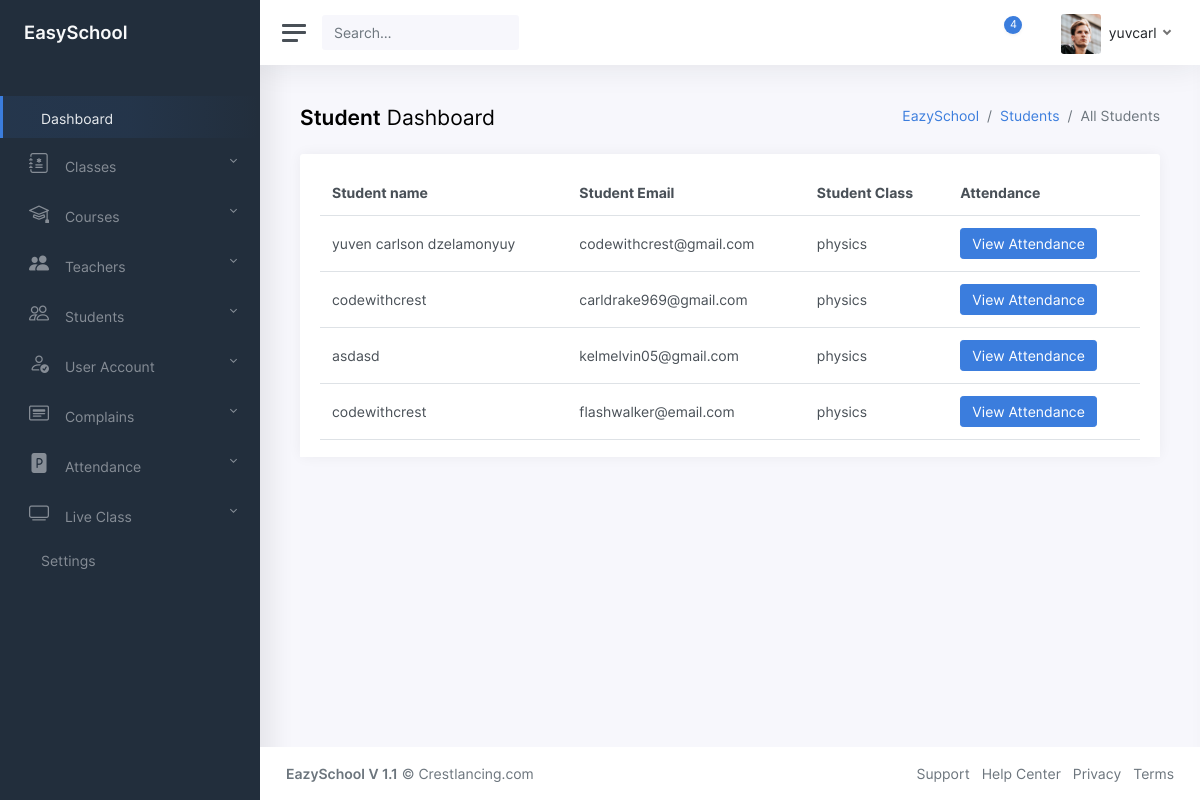
/admin-dashboard/actions/attendance/viewclasse.php?id=2 (signed in), run on the app's committed database.
### tables this page shows
CREATE TABLE `students` (
  `id` int(11) NOT NULL,
  `name` varchar(100) DEFAULT NULL,
  `email` varchar(100) DEFAULT NULL,
  `role_id` int(11) DEFAULT NULL,
  `class_id` int(11) DEFAULT NULL,
  `is_visible` tinyint(1) NOT NULL DEFAULT 1,
  `password` varchar(100) DEFAULT NULL,
  `created_date` timestamp NOT NULL DEFAULT current_timestamp(),
  `updated_date` timestamp NOT NULL DEFAULT current_timestamp() ON UPDATE current_timestamp()
);

CREATE TABLE `classes` (
  `id` int(11) NOT NULL,
  `name` varchar(100) DEFAULT NULL,
  `is_visible` tinyint(1) NOT NULL DEFAULT 1,
  `desc` text DEFAULT NULL
);

### admin-dashboard/actions/attendance/viewclasse.php (the view, shortened to what this page needs)
<?php
	require('../../header.php');
    require('../../inc/db.config.php');
    $id = $_GET['id'];
    $sql = "SELECT * FROM students WHERE class_id=$id";
    $result = mysqli_query($conn, $sql);
?>
<main class="content">
            <div class="row mb-2 mb-xl-3">
						<div class="col-auto d-none d-sm-block">
							<h3><strong>Student</strong> Dashboard</h3>
						</div>
						<div class="col-auto ml-auto text-right mt-n1">
							<nav aria-label="breadcrumb">
								<ol class="breadcrumb bg-transparent p-0 mt-1 mb-0">
									<li class="breadcrumb-item"><a href="<?=ADMINURL?>">EazySchool</a></li>
									<li class="breadcrumb-item"><a href="#">Students</a></li>
									<li class="breadcrumb-item active" aria-current="page">All Students</li>
								</ol>
							</nav>
						</div>
					</div>
				<div class="container-fluid p-0">
                    <div class="card flex-fill">
                        <div class="card-header">
                            <table class="table table-hover my-0">
                                <tr>
                                    <th class="d-none d-xl-table-cell">Student name</th>
                                    <th class="d-none d-xl-table-cell">Student Email</th>
                                    <th class="d-none d-xl-table-cell">Student Class</th>
                                    <th class="d-none d-xl-table-cell">Attendance</th>
                                </tr>
                                <?php if(mysqli_num_rows($result) > 0): ?>
                                    <?php foreach($result as $data): ?>
                                    <tr>
                                        <td class="d-none d-xl-table-cell"><?= $data['name']?></td>
                                        <td class="d-none d-xl-table-cell"><?= $data['email']?></td>
                                        <?php
                                            $class_id = $data['class_id'];
                                            $sql = "SELECT * FROM classes WHERE id=$class_id";
                                            $result = mysqli_query($conn, $sql);
                                            foreach($result as $class)
                                        ?>
                                        <td class="d-none d-xl-table-cell"><?= $class['name']?></td>
                                        <td class="d-none d-xl-table-cell"><a href="<?= ADMINURL.'/actions/attendance/attendance.php?id=' . $data['id']?>" class='btn btn-primary'>View Attendance</a></td>
                                    </tr>
                                    <?php endforeach ?>
                                <?php endif ?>
                            </table>
                        </div>
                    </div>
                </div>
            </main>
<?php
    require('../../footer.php');
?>

### data on the page
students: name "yuven carlson dzelamonyuy", email "codewithcrest@gmail.com", class.name "physics"
students: name "codewithcrest", email "carldrake969@gmail.com", class.name "physics"
students: name "asdasd", email "kelmelvin05@gmail.com", class.name "physics"
students: name "codewithcrest", email "flashwalker@email.com", class.name "physics"

### other printed values
$_SESSION['name'] "yuvcarl"
